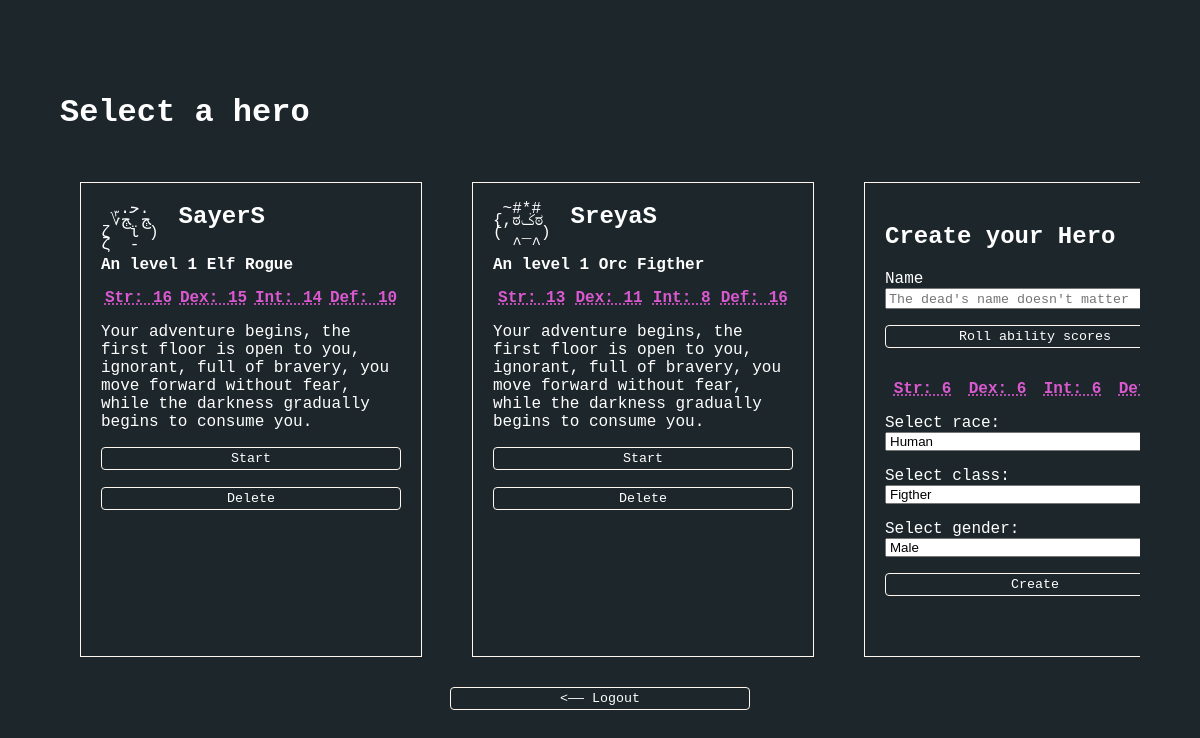
Before: / (signed in) with the older database file.
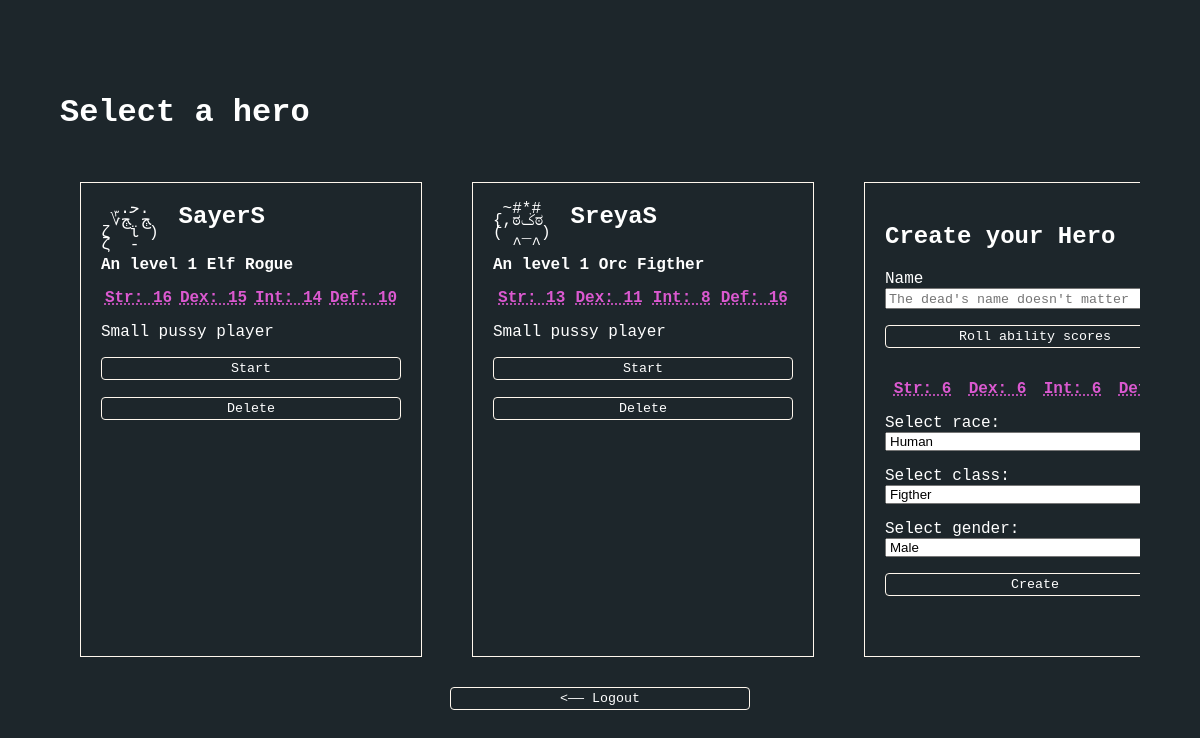
After: the same page with the newer database file.
### tables this page shows
CREATE TABLE `heros` (
  `_ID` int(11) NOT NULL,
  `_IDUser` int(11) NOT NULL,
  `name` varchar(50) NOT NULL,
  `gender` varchar(1) NOT NULL,
  `baseEntity` int(11) NOT NULL,
  `class` varchar(10) NOT NULL,
  `level` int(11) NOT NULL DEFAULT '1',
  `experience` int(11) NOT NULL DEFAULT '0',
  `skillsPoint` int(11) DEFAULT '0',
  `gold` int(11) NOT NULL DEFAULT '20',
  `potions` int(11) NOT NULL DEFAULT '1',
  `maxHP` int(11) NOT NULL DEFAULT '20',
  `HP` int(11) NOT NULL DEFAULT '20',
  `maxMP` int(11) NOT NULL DEFAULT '20',
  `MP` int(11) NOT NULL DEFAULT '20',
  `str_score` int(11) NOT NULL DEFAULT '6',
  `dex_score` int(11) NOT NULL DEFAULT '6',
  `int_score` int(11) NOT NULL DEFAULT '6',
  `def_score` int(11) NOT NULL DEFAULT '6',
  `floor` int(11) NOT NULL DEFAULT '1'
);

CREATE TABLE `floors` (
  `_fID` int(11) NOT NULL,
  `flore` mediumtext NOT NULL,
  `fmonster1` int(11) NOT NULL,
  `fmonster2` int(11) NOT NULL,
  `fmonster3` int(11) NOT NULL,
  `fmonster4` int(11) NOT NULL,
  `fmonster5` int(11) NOT NULL
);

CREATE TABLE `entity` (
  `_eID` int(11) NOT NULL,
  `eName` varchar(50) NOT NULL,
  `eBaseStr` int(11) NOT NULL DEFAULT '6',
  `eBaseDex` int(11) NOT NULL DEFAULT '6',
  `eBaseInt` int(11) NOT NULL DEFAULT '6',
  `eBaseDef` int(11) NOT NULL DEFAULT '6',
  `eBaseHP` int(11) NOT NULL DEFAULT '6',
  `eBaseMP` int(11) NOT NULL DEFAULT '6'
);

### PHP/select.php (the view, shortened to what this page needs)
<? include "../CLASS/DB.php"; ?>
    <?php
        $stdt = $DB->prepare("
            SELECT * FROM heros
                INNER JOIN floors  	ON heros.floor		= floors._fID
                INNER JOIN entity 	ON heros.baseEntity = entity._eID
            WHERE heros._IDUser = ?
        ");
        $stdt->execute(array($_SESSION["_userID"]));
    ?>
    <div class="center container">
        <h1>Select a hero</h1>
        <div class="wrapper">
            <?php foreach ($stdt as $key => $value) { ?>
                <form class="card" method="POST" id="<?= $value["_ID"] ?>">
                    <div class="flex" style="margin-bottom: 5px;">
                        <div class="char_port <?= $value["eName"] ."_". $value["gender"] ?>"></div>
                        <h2 class="heroName"><?= $value["name"] ?></h2>
                    </div>
                    <strong><?= "An level ".$value["level"] ." ". $value["eName"]." ". $value["class"] ?></strong>
                    <div class="rollStats">
                        <abbr title="Strength — measuring physical power"> Str:
                            <span><?= $value["str_score"] ?></span>
                        </abbr>
                        <abbr title="Dexterity — measuring agility, balance, coordination and reflexes"> Dex:
                            <span><?= $value["dex_score"] ?></span>
                        </abbr>
                        <abbr title="Intelligence — measuring ability power and stamina"> Int:
                            <span><?= $value["int_score"] ?></span>
                        </abbr>
                        <abbr title="Defense — measuring blocked damage"> Def:
                            <span><?= $value["def_score"] ?></span>
                        </abbr>
                    </div>
                    <p><?= $value["flore"] ?></p>
                    <button type="submit" value="<?= $value["_ID"] ?>" name="characterChoice">Start</button>
                    <button type="button" class="removeHero"  value="<?= $value["_ID"] ?>" name="remove">Delete</button>
                </form>
            <?php } ?>
            <form method="post" class="card" id="createHeroForm" onsubmit="return false">
                <h2>Create your Hero</h2>
                <p>
                    <label for="login">Name</label>
                    <input type="text" id="name" placeholder="The dead's name doesn't matter" maxlength="15" required>
                </p>
                <button type="button" id="abl_roll" class="button">Roll ability scores</button>
                <div class="rollStats">
                    <abbr title="Strength — measuring physical power"> Str:
                        <span id="str_score">6</span>
                    </abbr>
                    <abbr title="Dexterity — measuring agility, balance, coordination and reflexes"> Dex:
                        <span id="dex_score">6</span>
                    </abbr>
                    <abbr title="Intelligence — measuring ability power and stamina"> Int:
                        <span id="int_score">6</span>
                    </abbr>
                    <abbr title="Defense — measuring blocked damage"> Def:
                    </abbr>
                </div>
                <p>
                    <label for="race">Select race:</label>
                    <select id="race">
                        <option value="1">Human</option>
                    </select>
                </p>
                <p>
                    <label for="class">Select class:</label>
                    <select id="class">
                        <option value="Figther">Figther</option>
                    </select>
                </p>
                <p>
                    <label for="gender">Select gender:</label>
                    <select id="gender">
                        <option value="M">Male</option>
                    </select>
                </p>
                <p>
                    <button type="submit" name="submit" id="createHero">Create</button>
                </p>
            </form>
        </div>
        <form method="post" class="logout">
            <button type="submit" name="logout"><—— Logout</button>
        </form>
    </div>

Changed rows visible on the page:
changed heros "SayerS": floors.flore "Your adventure begins, the first floor is open to you, ignorant, full of bravery, you move forward without fear, while the darkness gradually begins to consume you." → "Small pussy player"
changed heros "SreyaS": floors.flore "Your adventure begins, the first floor is open to you, ignorant, full of bravery, you move forward without fear, while the darkness gradually begins to consume you." → "Small pussy player"
